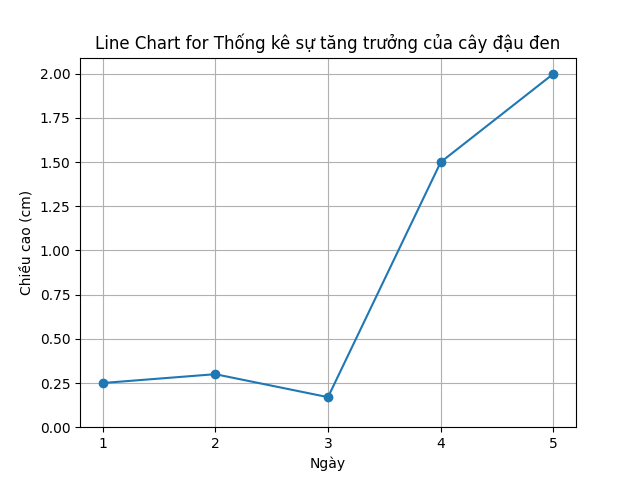

The script that drew this image:
import pandas as pd
import matplotlib.pyplot as plt
import numpy as np

file_path = './Lop8/Thong ke/Data lop 8.xlsx'

# Load the Excel file
excel_data = pd.ExcelFile(file_path)

# Select the appropriate sheet by its name or index
sheet_name = excel_data.sheet_names[4]

# Read the sheet into a DataFrame without assuming a header
df = pd.read_excel(file_path, sheet_name=sheet_name, header=None)

sheet_name = df.iloc[0, 0]
df = df.drop([0]).reset_index(drop=True)

# Ensure the DataFrame has at least two rows and multiple columns
if df.shape[0] < 2 or df.shape[1] < 2:
    print("The data does not have enough rows or columns.")
else:
    # Extract labels and values from the first and second rows respectively
    labels = df.iloc[0, 1:]  # Skip the first column which is just a label
    values = df.iloc[1, 1:].apply(lambda x: float(str(x).replace(',', '.')))  # Convert to float, handling comma decimal

    # Create the line chart
    plt.figure()
    plt.plot(labels, values, marker='o')
    plt.title(f'Line Chart for {sheet_name}')
    plt.xlabel(df.iloc[0, 0])  # Label for x-axis from first row first column
    plt.ylabel(df.iloc[1, 0])  # Label for y-axis from second row first column
     # Set x-axis and y-axis ticks
    plt.xticks(np.arange(min(labels), max(labels) + 1, 1.0))  # x-axis with integer steps
    plt.yticks(np.arange(0, max(values) + 0.25, 0.25))  # y-axis with steps of 0.25
    plt.grid(True)
    plt.show()
